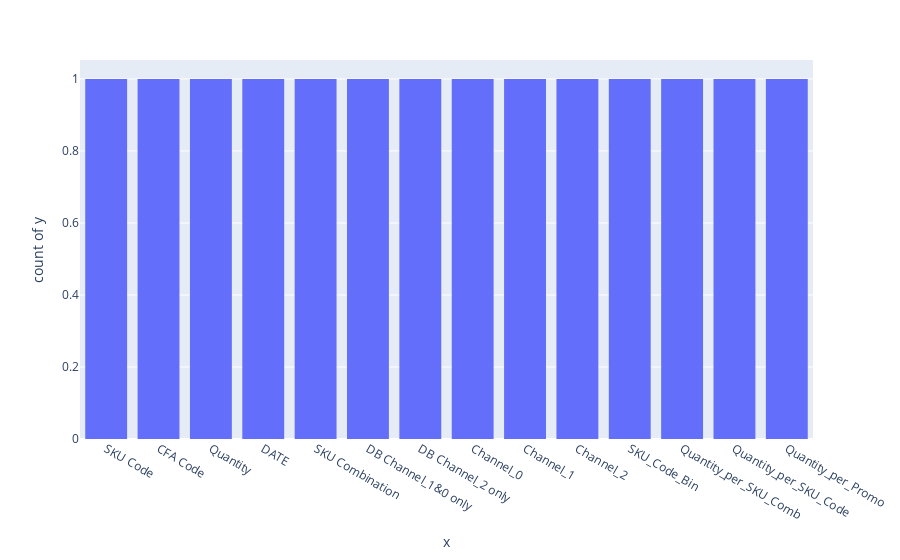

Here is the notebook cell this chart was saved with:
### Code cell
fig = px.histogram(x=X.columns, y=rfr.feature_importances_)
fig.show()

### Figure 1 — Plotly figure (JSON) as saved in the notebook; plotly's stock layout.template omitted (floating-point values rounded to 4 significant figures)
{"data": [{"hovertemplate": "x=%{x}<br>count of y=%{y}", "showlegend": false, "legendgroup": "", "name": "", "yaxis": "y", "y": [0.047, 0.1725, 0.004131, 0.116, 0.3441, 0.0003068, 0.1223, 0.008008, 0.006535, 0.1506, 0.000829, 0.0118, 0.003133, 0.01263], "marker": {"color": "#636efa"}, "hoverlabel": {"namelength": 0}, "offsetgroup": "", "xaxis": "x", "bingroup": "x", "x": ["SKU Code", "CFA Code", "Quantity", "DATE", "SKU Combination", "DB Channel_1&0 only", "DB Channel_2 only", "Channel_0", "Channel_1", "Channel_2", "SKU_Code_Bin", "Quantity_per_SKU_Comb", "Quantity_per_SKU_Code", "Quantity_per_Promo"], "alignmentgroup": "True", "type": "histogram", "orientation": "v"}], "layout": {"xaxis": {"domain": [0, 1], "anchor": "y", "title": {"text": "x"}}, "yaxis": {"domain": [0, 1], "anchor": "x", "title": {"text": "count of y"}}, "barmode": "relative", "margin": {"t": 60}, "legend": {"tracegroupgap": 0}}}
